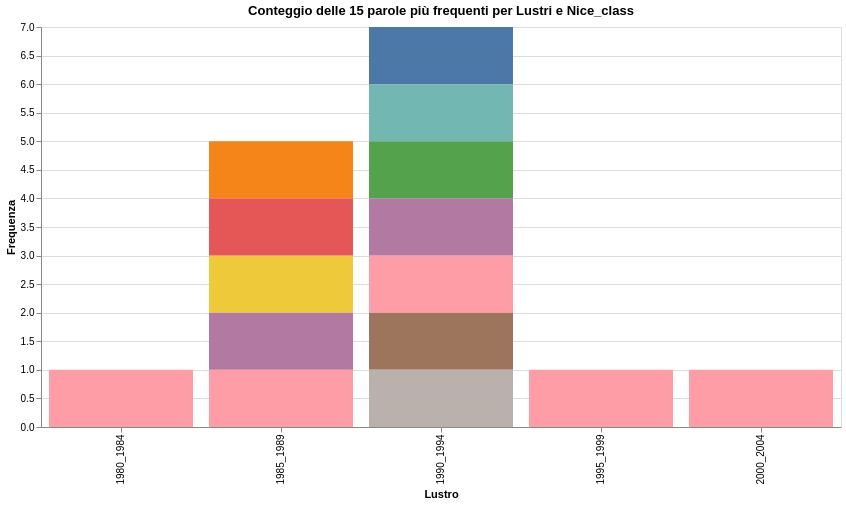

This figure's Vega-Lite source:
### Vega-Lite specification from a JSON file in a GitHub repository (floating-point values rounded to 4 significant figures; data arrays with more than 128 entries replaced by an {"elided": "..."} marker saying what was removed)
{"$schema": "https://vega.github.io/schema/vega-lite/v5.6.1.json", "config": {"view": {"continuousHeight": 300, "continuousWidth": 300}}, "data": {"name": "data-2e86d422dd4703a860a5888409ee01ec"}, "datasets": {"data-2e86d422dd4703a860a5888409ee01ec": {"elided": "2244 records"}}, "encoding": {"color": {"field": "Word", "legend": null, "type": "nominal"}, "tooltip": [{"field": "Nice_class", "type": "quantitative"}, {"field": "Lustrum", "type": "nominal"}, {"field": "Word", "type": "nominal"}, {"aggregate": "sum", "field": "Count", "type": "quantitative"}], "x": {"field": "Lustrum", "title": "Lustro", "type": "ordinal"}, "y": {"aggregate": "sum", "field": "Count", "title": "Frequenza", "type": "quantitative"}}, "height": 400, "mark": {"type": "bar"}, "params": [{"bind": {"input": "range", "max": 45.0, "min": 1.0, "name": "Nice_class:", "step": 1}, "name": "Nice_class", "value": 1.0}, {"bind": "scales", "name": "param_2", "select": {"encodings": ["x", "y"], "type": "interval"}}], "title": "Conteggio delle 15 parole più frequenti per Lustri e Nice_class", "transform": [{"filter": "(datum.Nice_class === Nice_class)"}], "width": 800}
